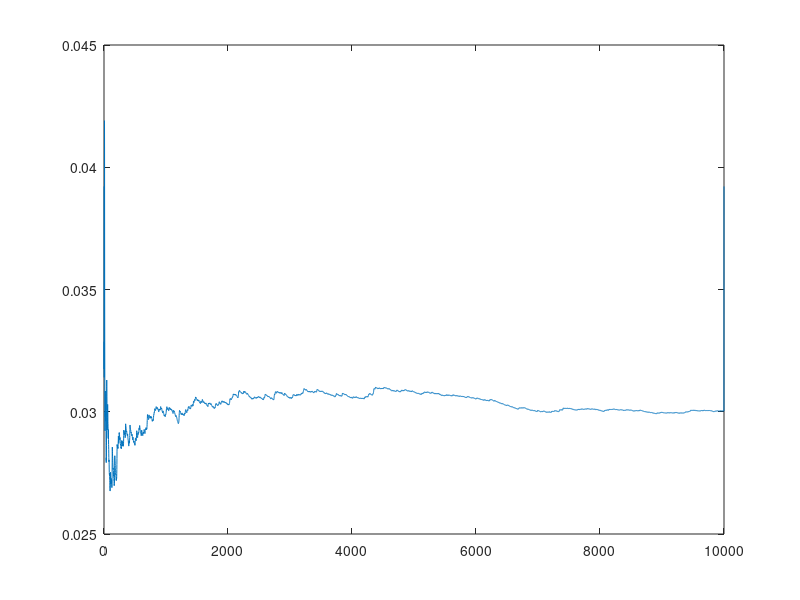

This chart was generated by the following MATLAB code:
% Computing regret with non-additive costs

No_Expt=50;
T=10000;
regret_sum=zeros(1,T);
ratio_sum=zeros(1,T);
max_ratio=0;
min_ratio=10;
best_AoI=ones(1,T);
best_AoI_sample=ones(1,T);
avg_AoI_sample= ones(1,T);
avg_AoI=ones(1,T);
for expt=1:No_Expt
    ch1=binornd(1,0.5,1,T);
    ch2=1-ch1;
    h1=ones(1,T);
    h2=ones(1,T);
    regret=zeros(1,T);
    for t=1:T-1
        % computing the best AoI with fixed policy
        if(ch1(t+1)==1)
            h1(t+1)=1;
            h2(t+1)=h2(t)+1;
        else
            h1(t+1)=h1(t)+1;
            h2(t+1)=1;
        end
        
        best_AoI_sample(t)=(sum(h1(1:t))+sum(h2(1:t)))/2;
        
    end
    best_AoI= best_AoI+best_AoI_sample;
    
    h1=ones(1,T);
    h2=ones(1,T);
    avg_AoI=ones(1,T);
    for t=1:T-1
       % computing the performance in terms of Avg_AoI for max-age policy
       %[max_val, ind]= max([sum(h1(1:t)), sum(h2(1:t))]);
       [max_val, ind]=max([h1(t), h2(t)]);
       if(ind==1)
          h2(t+1)=h2(t)+1;
          if(ch1(t+1)==1)
              h1(t+1)=1;
          else
              h1(t+1)=h1(t)+1;
          end
           
       end
       
       
       if(ind==2)
          h1(t+1)=h1(t)+1;
          if(ch2(t+1)==1)
              h2(t+1)=1;
          else
              h2(t+1)=h2(t)+1;
          end
           
       end
       h_sum=h1+h2;
       avg_AoI_sample(t)= sum(h_sum(1:t))/2;
       
    end
    avg_AoI=avg_AoI+avg_AoI_sample;
    regret=avg_AoI-best_AoI;
    regret_sum=regret_sum+regret;
    ratio=avg_AoI_sample./best_AoI_sample;
    max_ratio=max([max(ratio), max_ratio]);
    min_ratio=min([min(ratio), min_ratio]);
    ratio_sum=ratio+ratio_sum;
end

Ex_ratio=avg_AoI./best_AoI;

regret_avg=regret_sum/No_Expt;
ratio_avg=ratio_sum/No_Expt;
max_ratio;
plot(Ex_ratio)

